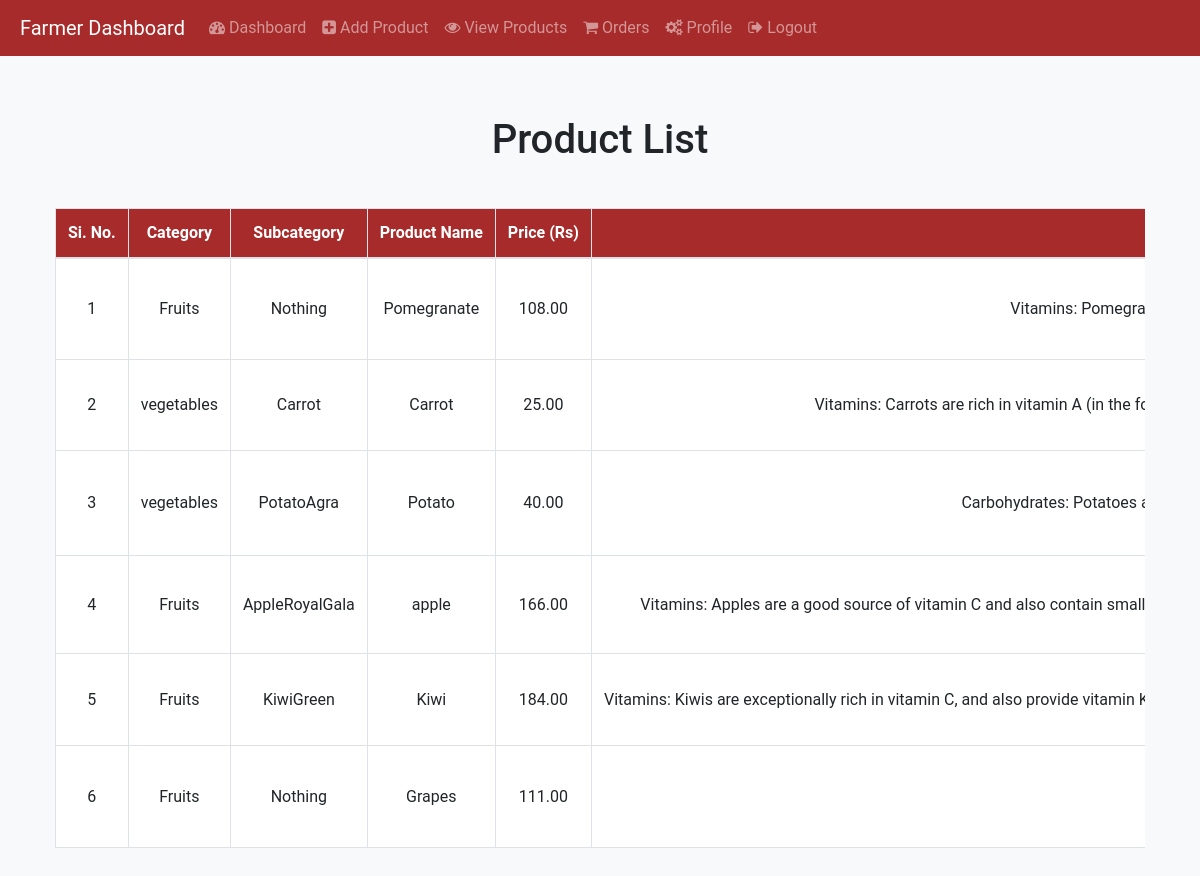
Page /custom_admin/list_products/ on the committed database.
### myapp/models.py (models this page shows, shortened)
class Product(models.Model):
    product_name = models.ForeignKey(ProductCategory, on_delete=models.CASCADE)
    category = models.ForeignKey(Category, on_delete=models.CASCADE)
    subcategory = models.ForeignKey(SubCategory, on_delete=models.CASCADE, null=True, blank=True)  # New field
    price = models.DecimalField(max_digits=10, decimal_places=2)
    description = models.TextField()
    quantity = models.IntegerField()
    stock = models.PositiveIntegerField(default=0)  # Field for stock quantity
    image = models.ImageField(upload_to='media/', blank=True, null=True)
    shelf_life = models.CharField(max_length=100, blank=True, null=True)  # Field for shelf life
    form_factor = models.CharField(max_length=100, blank=True, null=True)  # Field for form factor
    organic = models.BooleanField(default=False)  # Field for organic product
    common_name = models.CharField(max_length=100, blank=True, null=True)  # Field for common name
    farmer = models.ForeignKey(Farmer, on_delete=models.CASCADE)

class Category(models.Model):
    name = models.CharField(max_length=100)

class SubCategory(models.Model):
    subcategory_name = models.CharField(max_length=100)
    category = models.ForeignKey(Category, on_delete=models.CASCADE)
    product_category = models.ForeignKey(ProductCategory, on_delete=models.CASCADE)

class ProductCategory(models.Model):
    category = models.ForeignKey(Category, on_delete=models.CASCADE)
    product_name = models.CharField(max_length=100)
    def __str__(self):
        return f"{self.product_name} ({self.category.name})"

### myapp/views.py (the view)
# urls.py: path('list_products/', views.list_products, name='list_products'),
def list_products(request):
    products = Product.objects.all()
    return render(request, 'list_products.html', {'products': products})

### myapp/templates/list_products.html (shortened to what this page needs)
<!DOCTYPE html>
<html lang="en">
<head>
    {% load static %}
    <link rel="stylesheet" href="https://stackpath.bootstrapcdn.com/bootstrap/4.3.1/css/bootstrap.min.css">
    <link href="https://stackpath.bootstrapcdn.com/font-awesome/4.7.0/css/font-awesome.min.css" rel="stylesheet">
</head>
<body>
    <nav class="navbar navbar-expand-lg navbar-dark">
        <a class="navbar-brand" href="{% url 'farmer_dashboard' %}">Farmer Dashboard</a>
        <div class="collapse navbar-collapse" id="navbarNav">
            <ul class="navbar-nav">
                <li class="nav-item">
                    <a class="nav-link" href="{% url 'farmer_dashboard' %}"><i class="fa fa-dashboard"></i> Dashboard</a>
                </li>
                <li class="nav-item">
                    <a class="nav-link" href="{% url 'add_product' %}"><i class="fa fa-plus-square"></i> Add Product</a>
                </li>
                <li class="nav-item">
                    <a class="nav-link" href="{% url 'list_products' %}"><i class="fa fa-eye"></i> View Products</a>
                </li>
                <li class="nav-item">
                    <a class="nav-link" href="#"><i class="fa fa-shopping-cart"></i> Orders</a>
                </li>
                <li class="nav-item">
                    <a class="nav-link" href="{% url 'farmer_profile' %}"><i class="fa fa-cogs"></i> Profile</a>
                </li>
                <li class="nav-item">
                    <a class="nav-link" href="{% url 'logout' %}"><i class="fa fa-sign-out"></i> Logout</a>
                </li>
            </ul>
        </div>
    </nav>
    <div class="content">
        <div class="container table-container">
            <h1 class="mb-4 text-center">Product List</h1>
            <div class="table-responsive">
                <table class="table table-bordered table-hover">
                   <thead>
    <tr>
        <th>Si. No.</th>
        <th>Category</th>
        <th>Subcategory</th>
        <th>Product Name</th>
        <th>Price (Rs)</th>
        <th>Description</th>
    </tr>
</thead>
<tbody>
    {% for product in products %}
        <tr>
            <td>{{ forloop.counter }}</td>
            <td>{{ product.category.name }}</td>
            <td>{{ product.subcategory.subcategory_name }}</td>
            <td>{{ product.product_name.product_name }}</td>
            <td>{{ product.price }}</td>
            <td class="description-column">{{ product.description }}</td>
        </tr>
    {% endfor %}
</tbody>
                </table>
            </div>
        </div>
    </div>
</body>
</html>

### myapp/templates/list_products.html (style rules this page uses)
body { font-family: 'Roboto', sans-serif; background-color: #f8f9fa; margin: 0; padding: 0; }
.navbar { background: #a72b2b; padding-left: 20px; padding-right: 20px; }
.navbar a { color: #fff; }
.content { padding: 40px; margin-top: 20px; max-width: 1200px; margin-left: auto; margin-right: auto; }
.table-container { margin-right: 50px; }
.table { margin-top: 20px; background-color: white; width: 100%; overflow-x: auto; }
.table thead th { text-align: center; vertical-align: middle; background-color: #a72b2b; color: #fff; white-space: nowrap; }
.table tbody td { text-align: center; vertical-align: middle; white-space: nowrap; }

### rows in the picture
Product: category.name "Fruits", subcategory.subcategory_name "Nothing", product_name.product_name "Pomegranate", price "108.00", description "Vitamins:…"
Product: category.name "vegetables", subcategory.subcategory_name "Carrot", product_name.product_name "Carrot", price "25.00", description "Vitamins: Carrots are rich in vitamin A (in the…"
Product: category.name "vegetables", subcategory.subcategory_name "PotatoAgra", product_name.product_name "Potato", price "40.00", description "Carbohydrates: Potatoes…"
Product: category.name "Fruits", subcategory.subcategory_name "AppleRoyalGala", product_name.product_name "apple", price "166.00", description "Vitamins: Apples are a good source of vitamin C and also contain small…"
Product: category.name "Fruits", subcategory.subcategory_name "KiwiGreen", product_name.product_name "Kiwi", price "184.00", description "Vitamins: Kiwis are exceptionally rich in vitamin C, and also provide vitamin…"
Product: category.name "Fruits", subcategory.subcategory_name "Nothing", product_name.product_name "Grapes", price "111.00"
